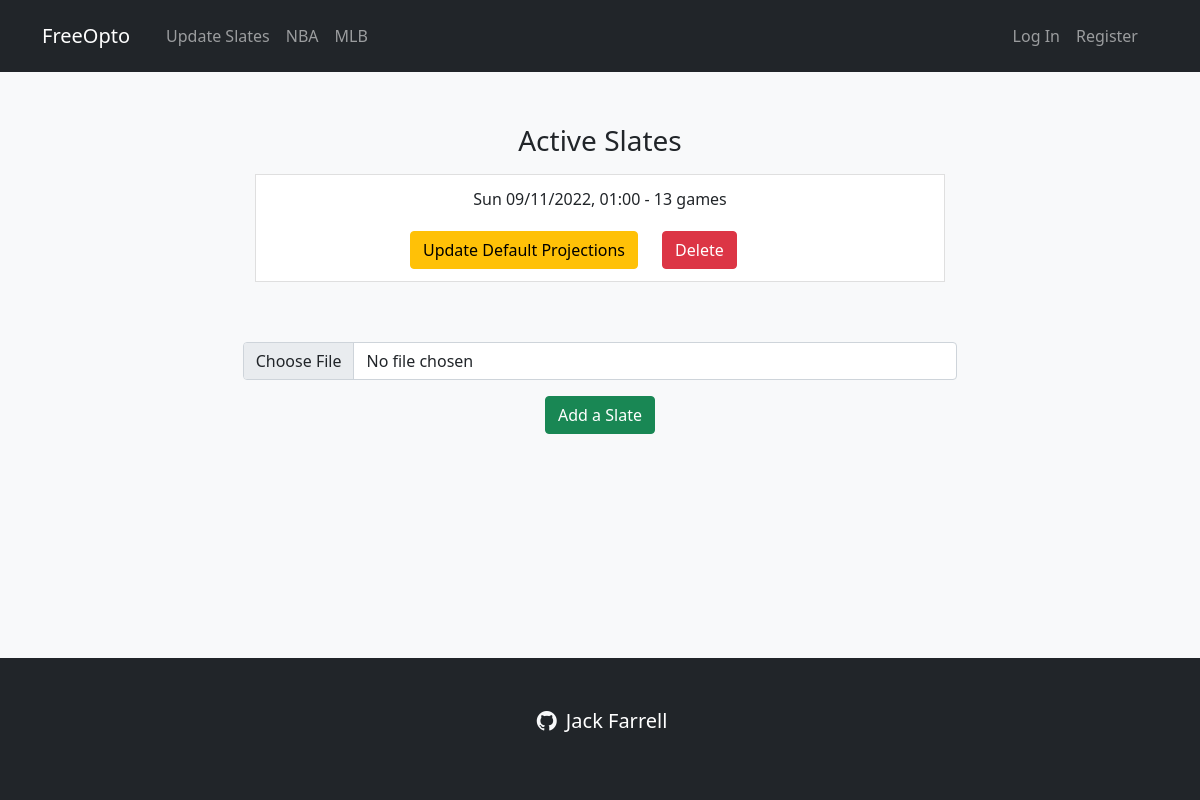
The app's page /nfl/update-slates, older data.
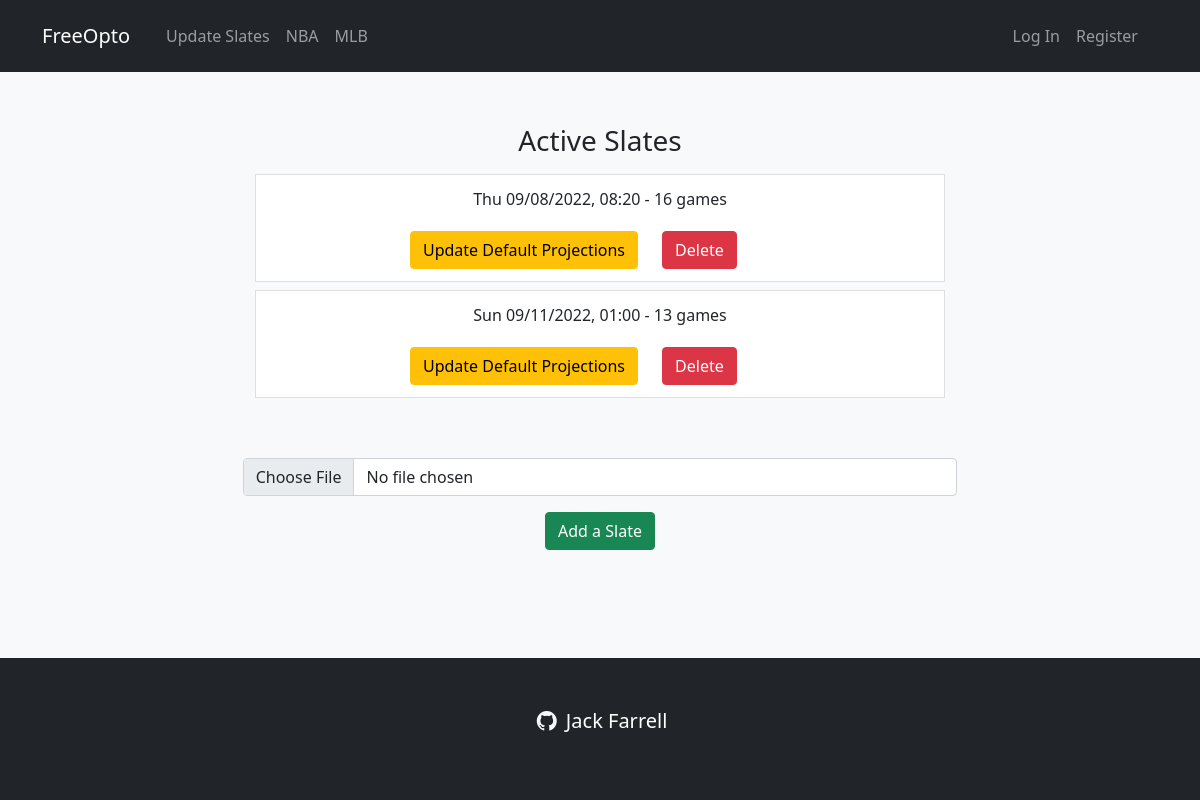
The same page, newer data.
### opto/nfl/models.py (models this page shows)
class Slate(models.Model):
    date = models.DateTimeField()
    game_count = models.IntegerField()
    def __str__(self):
        est_version = self.date.astimezone(timezone("America/New_York"))
        time = est_version.strftime("%a %m/%d/%Y, %I:%M")
        return f"{time} - {self.game_count} games"

### opto/nfl/views.py (the view)
# urls.py: path('update-slates', views.update_slates, name='update_slates'),
def update_slates(request):
    all_slates = Slate.objects.all().order_by('date')
    context = {"slates": all_slates}
    return render(request, 'nfl/update_slates.html', context=context)

### opto/nfl/templates/nfl/update_slates.html (shortened to what this page needs)
{% extends 'nfl/layout.html' %}
{% load static %}
{% block main %}
{% if slates %}
<section class="p-5 bg-light text-dark">
    <div class="container">
        <div class="row m-1">
            <div class="col-8 mx-auto text-center">
                <h3>Active Slates</h3>
            </div>
        </div>
        <ul class="list-group">
            {% for slate in slates %}
            <div class="row m-1">
                <div class="col-8 mx-auto text-center">
                    <li class="list-group-item">
                        <div class="container">
                            <div class="row m-1">
                                <div class="col-8 mx-auto text-center">
                                    <p class="ms-auto">{{ slate }}</p>
                                </div>
                            </div>
                            <div class="row m-1">
                                <div class="col-7 text-end">
                                    <form action="{% url 'update_default_projections' slate.id %}" method="post"
                                        enctype="multipart/form-data">
                                        <button type="button" class="btn btn-warning" data-toggle="modal"
                                            data-target="#update-default-projections">
                                            Update Default Projections
                                        </button>
                                    </form>
                                </div>
                                <div class="col-5 text-start">
                                    <form action="{% url 'delete_slate' slate.id %}" method="post">
                                        <button type="button" class="btn btn-danger" data-toggle="modal"
                                            data-target="#deleteSlate">
                                            Delete
                                        </button>
                                    </form>
                                </div>
                            </div>
                        </div>
                    </li>
                </div>
            </div>
            {% endfor %}
    </div>
</section>
{% endif %}
<section class="p-1 bg-light text-dark">
    <div class="container">
        <div class="row m-1">
            <div class="col-8 mx-auto text-center">
                <form action="{% url 'add_slate' %}" method="post" enctype="multipart/form-data">
                    <div class="mb-3">
                        <input class="form-control" type="file" id="formFile" name="slate-csv" accept=".csv">
                    </div>
                    <button type="submit" class="btn btn-success">Add a Slate</button>
            </div>
        </div>
    </div>
</section>
{% endblock %}

Row changes from the older to the newer data that the page shows:
added Slate: date+game_count "Thu 09/08/2022, 08:20 - 16 games"
